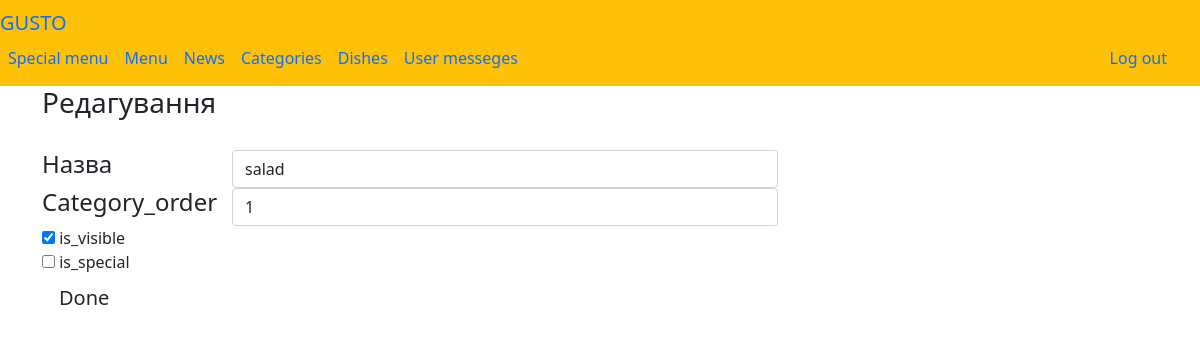
Screenshot of /menu/edit_category/16 (signed in) with the database file from the repository.
### main_gusto/models.py (models this page shows, shortened)
class Category(models.Model):
    title = models.CharField(max_length=50)
    category_order = models.IntegerField()
    is_visible = models.BooleanField(default=True)
    is_special = models.BooleanField(default=False)

### menu_gusto/views.py (the view)
# urls.py: path('edit_category/<int:pk>',edit_category),
def edit_category(request, pk):
    try:
        category = Category.objects.get(id=pk)
        if request.method == "POST":
            category.title = request.POST.get("title")
            category.category_order = request.POST.get("category_order")
            if request.POST.get("is_visible")=='on':
                category.is_visible = True
            else: category.is_visible = False
            if request.POST.get("is_special") == 'on':
                category.is_special = True
            else:
                category.is_special = False
            category.save()
            return HttpResponseRedirect("/menu/categories")
        else:
            return render(request, "edit_category.html", {"category": category})
    except Category.DoesNotExist:
        return HttpResponseNotFound("<h2>Такої категорії не існує</h2>")

### menu_gusto/templates/edit_category.html (shortened to what this page needs)
{% extends 'base.html' %}
{% block content %}
<div class="container">
{% if 'manager' in user.groups.all.0.name or user.is_staff %}
    <h3>Редагування</h3>
        <div class="form-horizontal">
            <form style="margin-top: 30px" name="categoryForm" id="categoryForm" novalidate action="" method="post">
                <div class="form-group">
                    <div class="row">
                    <div class="col-md-2">
                        <h4>Назва</h4>
                    </div>
                        <div class="col-md-6">
                            <input class="form-control" name="title" type="text" id="title" value={{ category.title }}>
                        </div>
                    </div>
                </div>
                <div class="row">
                    <div class="col-md-2"><h4>Category_order</h4></div>
                    <div class="col-md-6">
                        <input class="form-control" type="number"  name="category_order" id="category_order" value={{ category.category_order }}>
                    </div>
                </div>
                <div class="row">
                    <div class="col-md-6">
                        <input type="checkbox" id="is_visible" name="is_visible" {% if category.is_visible %} checked {% endif %}>
                        <label for="is_visible">is_visible</label>
                    </div>
                </div>
                <div class="row">
                    <div class="col-md-6">
                        <input type="checkbox" id="is_special" name="is_special" {% if category.is_special %} checked {% endif %}>
                        <label for="is_special">is_special</label>
                    </div>
                </div>
                <button type="submit" class="btn btn-custom btn-lg">Done</button>
            </form>
        </div>
    </div>
    {% else %}
        <h1 align="center">You do not have access to this page</h1>
    {% endif %}
{% endblock %}

### rows the page displays
Category: title "salad", category_order "1", is_visible "☑"
